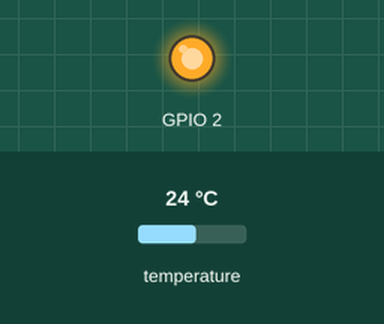
Simulated run of this program. Board: ESP32. On the bench: output pins drawn as LEDs (lit = HIGH). Inputs (shaded band) come from the test bench; at power-on: temperature 24 °C. WiFi joins after 1.5 s; servers stay silent unless stated; what the program prints to the serial monitor is not drawn.

Above: at 0.8 s.
At 2.3 s:
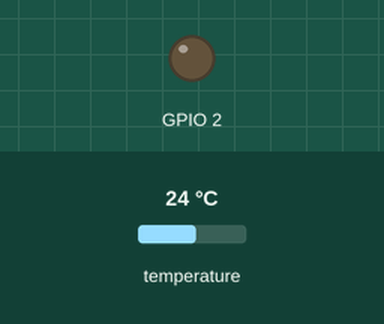
Timing chart, 0 to 3.8 s (numbered marks = the images above):
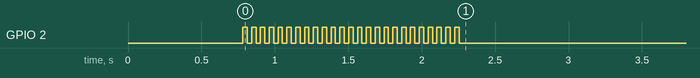

The program:

main.cpp
```cpp
// Import required libraries
#include <WiFi.h>
#include <ESPAsyncWebServer.h>
#include <OneWire.h>
#include <DallasTemperature.h>

// Data wire is connected to GPIO 4
#define ONE_WIRE_BUS 15
#define RESTART_IF_FAILS 50
#define BLINK 30

// Setup a oneWire instance to communicate with any OneWire devices
OneWire oneWire(ONE_WIRE_BUS);

// Pass our oneWire reference to Dallas Temperature sensor
DallasTemperature sensors(&oneWire);

// Variables to store temperature values
String temperatureC = "";

// Timer variables

// Replace with your network credentials
const char *ssid = "StarNet";
const char *password = "022844444";

// Create AsyncWebServer object on port 80
AsyncWebServer server(80);

String readDSTemperatureC()
{
  // Call sensors.requestTemperatures() to issue a global temperature and Requests to all devices on the bus
  sensors.requestTemperatures();
  float tempC = sensors.getTempCByIndex(0);

  if (tempC == -127.00)
  {
    Serial.println("Failed to read from DS18B20 sensor");
    return "--";
  }
  else
  {
    Serial.print("Temperature Celsius: ");
    Serial.println(tempC);
  }
  return String(tempC);
}

const char index_html[] PROGMEM = R"rawliteral(
<!DOCTYPE html>
<html>
<head>
  <script>
    function loadPage() {
      fetch("https://catalinplesu.github.io/esp32_termometer/")
        .then(response => response.text())
        .then(html => {
          document.open();
          document.write(html);
          document.close();
        });
    }
  </script>
</head>
<body onload="loadPage()">
  <!-- contents of the original page will be replaced by contents of another-page.html before it loads -->
</body>
</html>
)rawliteral";

// Replaces placeholder with DS18B20 values
String processor(const String &var)
{
  // Serial.println(var);
  if (var == "TEMPERATUREC")
  {
    return temperatureC;
  }
  return String();
}
int unsigned fails = 0;

void setup()
{
  // Serial port for debugging purposes
  Serial.begin(115200);
  Serial.println();

  // Start up the DS18B20 library
  sensors.begin();

  temperatureC = readDSTemperatureC();

  // Connect to Wi-Fi
  WiFi.begin(ssid, password);
  Serial.println("Connecting to WiFi");
  pinMode(BUILTIN_LED, OUTPUT);
  while (WiFi.status() != WL_CONNECTED)
  {
    fails += 1;
    digitalWrite(BUILTIN_LED, HIGH); // sets the digital pin 13 on
    delay(BLINK);                      // waits for a second
    digitalWrite(BUILTIN_LED, LOW);  // sets the digital pin 13 off
    delay(BLINK);
    Serial.print(".");
    if (fails >= RESTART_IF_FAILS)
    {
      digitalWrite(BUILTIN_LED, HIGH); // sets the digital pin 13 on
      delay(1000);
      Serial.println("failed to connect restarting");
      ESP.restart();
    }
  }
  fails = 0;
  Serial.println();

  // Print ESP Local IP Address
  Serial.println(WiFi.localIP());

  // Route for root / web page
  server.on("/", HTTP_GET, [](AsyncWebServerRequest *request)
            { request->send_P(200, "text/html", index_html, processor); });
  server.on("/temperaturec", HTTP_GET, [](AsyncWebServerRequest *request)
            { request->send_P(200, "text/plain", readDSTemperatureC().c_str()); });

  // Start server
  server.begin();
}

void loop()
{
  while (WiFi.status() != WL_CONNECTED)
  {
    fails += 1;
    digitalWrite(BUILTIN_LED, HIGH); // sets the digital pin 13 on
    delay(BLINK);                      // waits for a second
    digitalWrite(BUILTIN_LED, LOW);  // sets the digital pin 13 off
    delay(BLINK);
    Serial.print(".");
    if (fails >= RESTART_IF_FAILS)
    {
      digitalWrite(BUILTIN_LED, HIGH); // sets the digital pin 13 on
      delay(1000);
      Serial.println("failed to connect restarting");
      ESP.restart();
    }
  }
}
```
